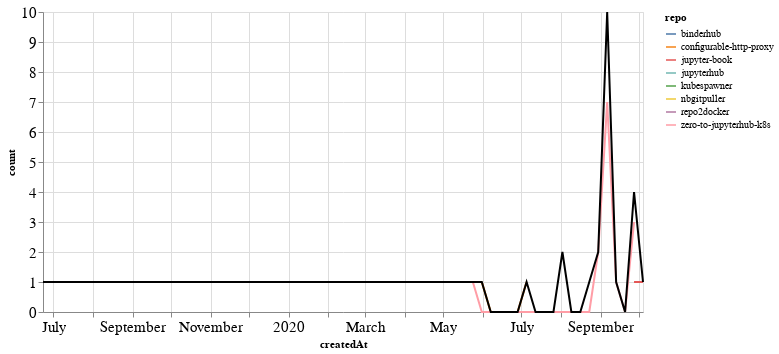

Notebook code for this chart:
### Markdown cell above
## PRs

### Code cell
prs_time = prs.groupby('repo').resample('W', on='createdAt').count()['author'].reset_index()
prs_time = prs_time.rename(columns={'author': 'count'})
prs_time_total = prs_time.groupby('createdAt').agg({"count": "sum"}).reset_index()

ch1 = alt.Chart(prs_time, width=600).mark_line().encode(
    x='createdAt',
    y='count',
    color='repo',
    tooltip="repo"
)

ch2 = alt.Chart(prs_time_total, width=600).mark_line(color="black").encode(
    x='createdAt',
    y='count',
)

ch1 + ch2

### Figure 1 — Vega-Lite specification as saved in the notebook (floating-point values rounded to 4 significant figures)
{"config": {"axisLeft": {"labelFontSize": 15}, "axisBottom": {"labelFontSize": 15}}, "layer": [{"data": {"name": "data-110e6cf1f5af6e247b64b617f213c8c8"}, "mark": "line", "encoding": {"color": {"type": "nominal", "field": "repo"}, "tooltip": {"type": "nominal", "field": "repo"}, "x": {"type": "temporal", "field": "createdAt"}, "y": {"type": "quantitative", "field": "count"}}, "width": 600}, {"data": {"name": "data-6643c0a54ec49e5d835f72769d95741d"}, "mark": {"type": "line", "color": "black"}, "encoding": {"x": {"type": "temporal", "field": "createdAt"}, "y": {"type": "quantitative", "field": "count"}}, "width": 600}], "$schema": "https://vega.github.io/schema/vega-lite/v4.8.1.json", "datasets": {"data-110e6cf1f5af6e247b64b617f213c8c8": [{"repo": "binderhub", "createdAt": "2020-09-06T00:00:00", "count": 1}, {"repo": "configurable-http-proxy", "createdAt": "2020-05-31T00:00:00", "count": 1}, {"repo": "configurable-http-proxy", "createdAt": "2020-06-07T00:00:00", "count": 0}, {"repo": "configurable-http-proxy", "createdAt": "2020-06-14T00:00:00", "count": 0}, {"repo": "configurable-http-proxy", "createdAt": "2020-06-21T00:00:00", "count": 0}, {"repo": "configurable-http-proxy", "createdAt": "2020-06-28T00:00:00", "count": 0}, {"repo": "configurable-http-proxy", "createdAt": "2020-07-05T00:00:00", "count": 1}, {"repo": "jupyter-book", "createdAt": "2020-09-27T00:00:00", "count": 1}, {"repo": "jupyter-book", "createdAt": "2020-10-04T00:00:00", "count": 1}, {"repo": "jupyterhub", "createdAt": "2020-08-23T00:00:00", "count": 1}, {"repo": "kubespawner", "createdAt": "2020-09-06T00:00:00", "count": 2}, {"repo": "nbgitpuller", "createdAt": "2020-08-02T00:00:00", "count": 2}, {"repo": "repo2docker", "createdAt": "2019-06-23T00:00:00", "count": 1}, {"repo": "zero-to-jupyterhub-k8s", "createdAt": "2020-05-24T00:00:00", "count": 1}, {"repo": "zero-to-jupyterhub-k8s", "createdAt": "2020-05-31T00:00:00", "count": 0}, {"repo": "zero-to-jupyterhub-k8s", "createdAt": "2020-06-07T00:00:00", "count": 0}, {"repo": "zero-to-jupyterhub-k8s", "createdAt": "2020-06-14T00:00:00", "count": 0}, {"repo": "zero-to-jupyterhub-k8s", "createdAt": "2020-06-21T00:00:00", "count": 0}, {"repo": "zero-to-jupyterhub-k8s", "createdAt": "2020-06-28T00:00:00", "count": 0}, {"repo": "zero-to-jupyterhub-k8s", "createdAt": "2020-07-05T00:00:00", "count": 0}, {"repo": "zero-to-jupyterhub-k8s", "createdAt": "2020-07-12T00:00:00", "count": 0}, {"repo": "zero-to-jupyterhub-k8s", "createdAt": "2020-07-19T00:00:00", "count": 0}, {"repo": "zero-to-jupyterhub-k8s", "createdAt": "2020-07-26T00:00:00", "count": 0}, {"repo": "zero-to-jupyterhub-k8s", "createdAt": "2020-08-02T00:00:00", "count": 0}, {"repo": "zero-to-jupyterhub-k8s", "createdAt": "2020-08-09T00:00:00", "count": 0}, {"repo": "zero-to-jupyterhub-k8s", "createdAt": "2020-08-16T00:00:00", "count": 0}, {"repo": "zero-to-jupyterhub-k8s", "createdAt": "2020-08-23T00:00:00", "count": 0}, {"repo": "zero-to-jupyterhub-k8s", "createdAt": "2020-08-30T00:00:00", "count": 2}, {"repo": "zero-to-jupyterhub-k8s", "createdAt": "2020-09-06T00:00:00", "count": 7}, {"repo": "zero-to-jupyterhub-k8s", "createdAt": "2020-09-13T00:00:00", "count": 1}, {"repo": "zero-to-jupyterhub-k8s", "createdAt": "2020-09-20T00:00:00", "count": 0}, {"repo": "zero-to-jupyterhub-k8s", "createdAt": "2020-09-27T00:00:00", "count": 3}], "data-6643c0a54ec49e5d835f72769d95741d": [{"createdAt": "2019-06-23T00:00:00", "count": 1}, {"createdAt": "2020-05-24T00:00:00", "count": 1}, {"createdAt": "2020-05-31T00:00:00", "count": 1}, {"createdAt": "2020-06-07T00:00:00", "count": 0}, {"createdAt": "2020-06-14T00:00:00", "count": 0}, {"createdAt": "2020-06-21T00:00:00", "count": 0}, {"createdAt": "2020-06-28T00:00:00", "count": 0}, {"createdAt": "2020-07-05T00:00:00", "count": 1}, {"createdAt": "2020-07-12T00:00:00", "count": 0}, {"createdAt": "2020-07-19T00:00:00", "count": 0}, {"createdAt": "2020-07-26T00:00:00", "count": 0}, {"createdAt": "2020-08-02T00:00:00", "count": 2}, {"createdAt": "2020-08-09T00:00:00", "count": 0}, {"createdAt": "2020-08-16T00:00:00", "count": 0}, {"createdAt": "2020-08-23T00:00:00", "count": 1}, {"createdAt": "2020-08-30T00:00:00", "count": 2}, {"createdAt": "2020-09-06T00:00:00", "count": 10}, {"createdAt": "2020-09-13T00:00:00", "count": 1}, {"createdAt": "2020-09-20T00:00:00", "count": 0}, {"createdAt": "2020-09-27T00:00:00", "count": 4}, {"createdAt": "2020-10-04T00:00:00", "count": 1}]}}
